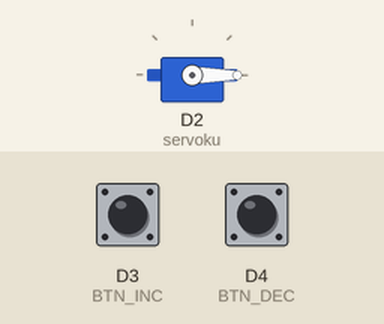
This program was run on a simulated ESP8266 (Wemos D1 mini). Shown: servo. The test bench sets the inputs (shaded band); at power-on: D3 (BTN_INC) HIGH, D4 (BTN_DEC) HIGH. WiFi joins after 1.5 s; servers stay silent unless stated; what the program prints to the serial monitor is not drawn.

Above: at 2.7 s.
2.8 s: D3 (BTN_INC) pulled LOW for 1 s
At 4.9 s:
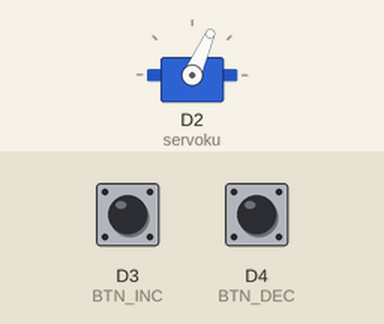
5.3 s: D3 (BTN_INC) pulled LOW for 3.2 s
At 7.7 s:
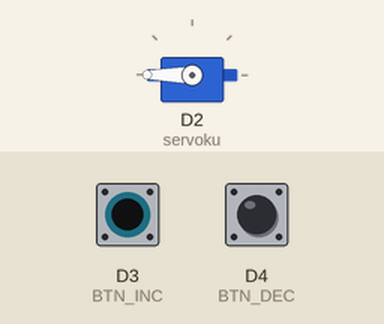
10.0 s: D4 (BTN_DEC) pulled LOW for 3.2 s
At 10.45 s:
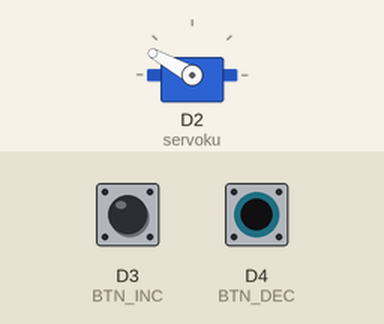
Timing chart, 0 to 14.3 s (numbered marks = the images above; inputs shaded):
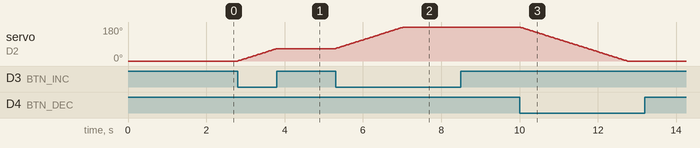

Measured:
- after the input at 2.8 s, servo on D2 (servoku): moves from 0° to 66° over 0.99 s, starting at once
- after the input at 5.3 s, servo on D2 (servoku): moves from 66° to 180° over 1.7 s, starting at once
- after the input at 10.0 s, servo on D2 (servoku): moves from 180° to 0° over 2.8 s, starting at once

The program:

main.cpp
```cpp
#include <Arduino.h>
#include <Servo.h>
#include <ESP8266WiFi.h>
#include <ESP8266WebServer.h>
#include <ArduinoJson.h>
#define BTN_INC D3
#define BTN_DEC D4

Servo servoku;
ESP8266WebServer server(80);

int posDeg = 0;

const char* ssid = "your ssid";
const char* password = "your password";

void handleGetData(){
  String data = String(posDeg);
  server.sendHeader("Access-Control-Allow-Origin", "*");
  server.send(200, "text/plain", data);
}

void handlePostData(){
  server.sendHeader("Access-Control-Allow-Origin", "*");
  if(server.hasArg("plain")){
    String body = server.arg("plain");
    JsonDocument doc;
    DeserializationError error = deserializeJson(doc, body);

    if(!error){
      int newPostDeg = doc["sudut"];

      if(newPostDeg >= 0 && newPostDeg <= 180){
        posDeg = newPostDeg;
        servoku.write(posDeg);
        Serial.print("sudut dari post: ");
        Serial.println(posDeg);
        server.send(200, "application/json", "{\"status\": \"ok\"}");
      }
    }else{
      server.send(400, "application/json", "{\"status\": \"gagal\"}");
    }
  }
}

void handleRoot(){
  server.send(200, "text/html", "<h1>hello from ESP8266</h1>");
}

void setup() {
  Serial.begin(115200);
  servoku.attach(D2, 500, 2400);
  servoku.write(0);

  WiFi.begin(ssid, password);

  while(WiFi.status() != WL_CONNECTED){
    delay(100);
    Serial.print("..");
  }
  Serial.println("");
  Serial.println("WiFi connected");
  Serial.print("IP Address: ");
  Serial.println(WiFi.localIP());

  server.on("/", handleRoot);
  server.on("/getData", handleGetData);
  server.on("/postData", HTTP_OPTIONS, []() {
    server.sendHeader("Access-Control-Allow-Origin", "*");
    server.sendHeader("Access-Control-Allow-Methods", "POST, GET, OPTIONS");
    server.sendHeader("Access-Control-Allow-Headers", "Content-Type");
    server.send(204);
  });
  server.on("/postData", HTTP_POST, handlePostData);
  server.begin();

  pinMode(BTN_INC, INPUT_PULLUP);
  pinMode(BTN_DEC, INPUT_PULLUP);
}

void loop() {
  server.handleClient();

  int incState = digitalRead(BTN_INC);
  int decState = digitalRead(BTN_DEC);

  if(incState == LOW && posDeg < 180){
    posDeg++;
    servoku.write(posDeg);
    delay(15);
    Serial.print("inc ditekan, posDeg: ");
    Serial.println(posDeg);
  }

  if(decState == LOW && posDeg > 0){
    posDeg--;
    servoku.write(posDeg);
    delay(15);
    Serial.print("dec ditekan, posDeg: ");
    Serial.println(posDeg);
  }
}
```
